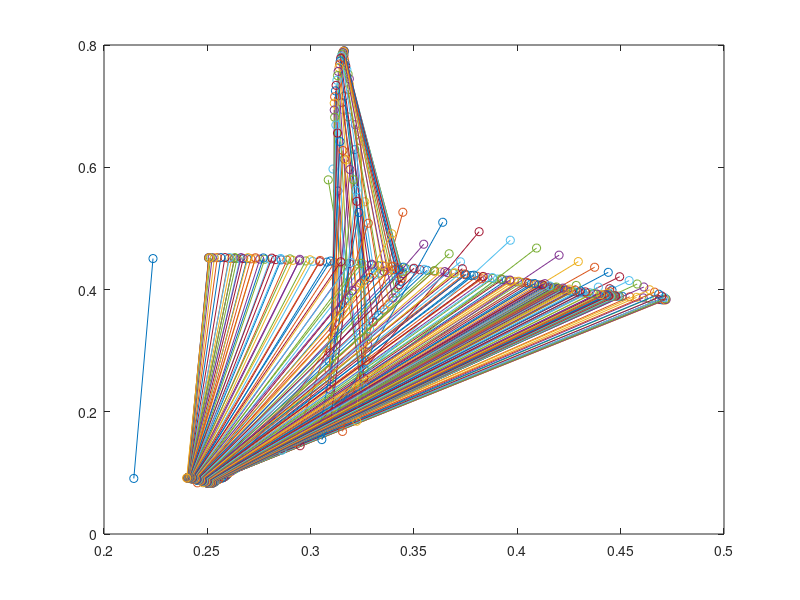
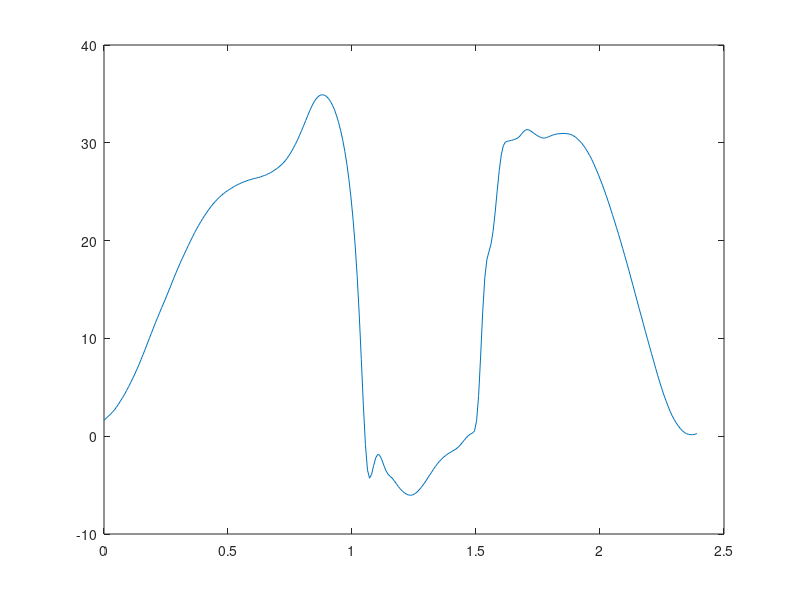

MATLAB code for these plots, in order:
% Created by: Anthony Le
% Last updated: 02.12.2018

% KIN 523: Homework 4 - Planar Kinematics
% Due: 02.15.18
%% Problem 4
close all;
clear;

load('static.mat');
load('jump.mat');

% all trials were recorded @ 120 frames/s 
f_s = 120;
delta_t = 1 / f_s;

time = [];

for i = 1:length(frame_j)
    t = frame_j(i) * 0.0083;
    time = cat(1, time, t);
end

avgx_ank = mean(ANKX_ST);
avgy_ank = mean(ANKY_ST);

avgx_knee = mean(KNEX_ST);
avgy_knee = mean(KNEY_ST);

plot([avgx_ank avgx_knee], [avgy_ank avgy_knee], '-o');
hold on;
for j = 1:length(frame_j)
    plot([ANKX_J(j, 1) KNEX_J(j, 1)], [ANKY_J(j, 1) KNEY_J(j, 1)], '-o');
end
hold off;

offset_ang = atan2d((avgy_knee - avgy_ank), (avgx_knee - avgx_ank));
offset_ang = 90 - offset_ang; 

MJ_ANG = [];

for k = 1:length(frame_j)
    mj_ang = atan2d((KNEY_J(k, 1) - ANKY_J(k, 1)), (KNEX_J(k, 1) - ANKX_J(k, 1)));
    MJ_ANG = cat(1, MJ_ANG, mj_ang);
end

MJ_ANG = 90 - MJ_ANG;
AJ_ANG = MJ_ANG - offset_ang;

legAng_time = horzcat(frame_j, time, AJ_ANG);

figure(2);
plot(time, AJ_ANG);